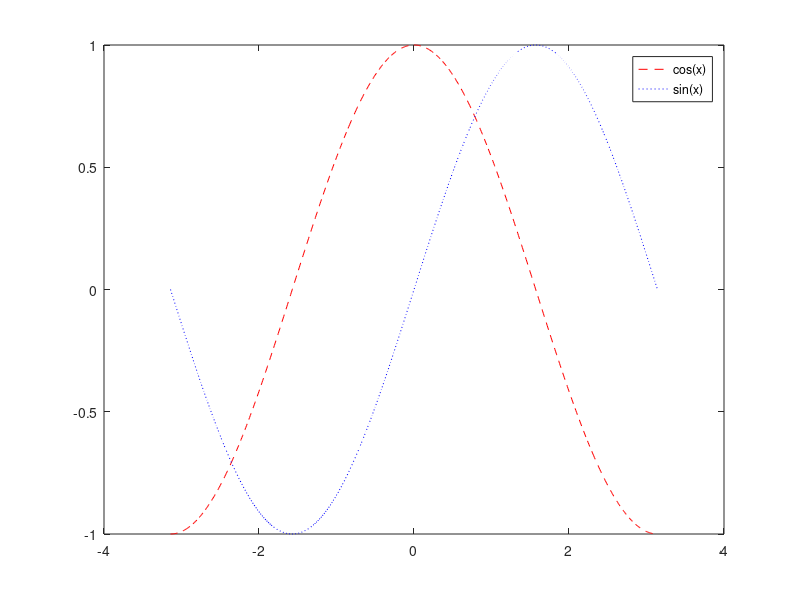

This figure's MATLAB source:
x=-pi:0.01:pi;
y=cos(x); 

plot(x,y)

xlabel('x')
ylabel('y=cos(x)')

% A fully labelled graph of cosine from -pi to pi)
title('Graph of cosine from - \pi to \pi')
plot(x,y)

% the graph but in green
plot(x, y, 'g')

% using a dashed line instead, good for distinguishing between values
plot(x,y,'--')

% these can be combined, hence 'blue dotted line'
plot(x,y,'b:')

% multiple curves can appear on the same graph (xy = red and dashed, xz = blue and dotted) 
z = sin(x);
plot(x,y, 'r--',x,z,'b:')

legend('cos(x)', 'sin(x)')